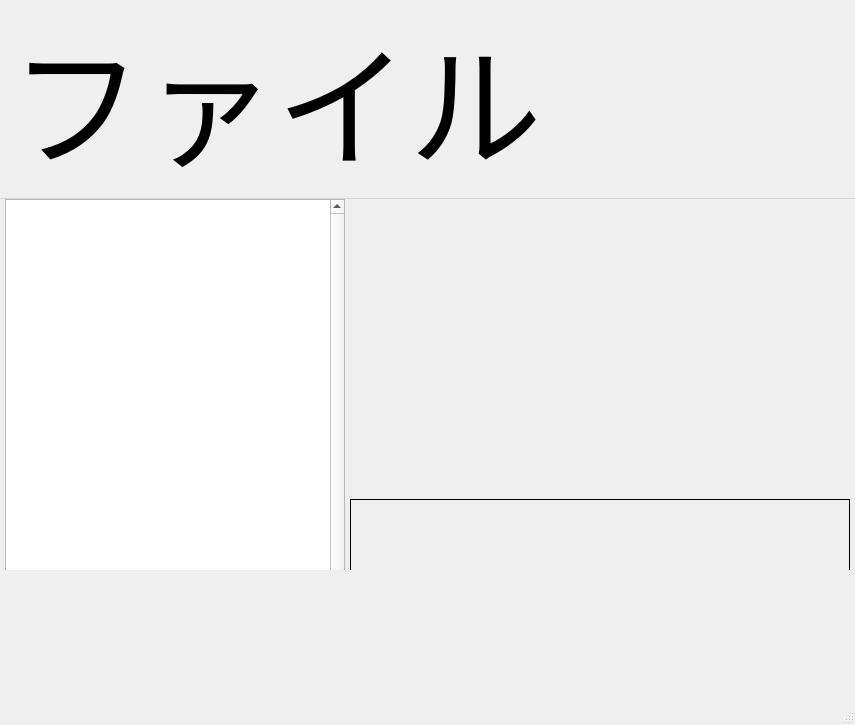
<?xml version="1.0" encoding="UTF-8"?>
<ui version="4.0">
 <class>MainWindow</class>
 <widget class="QMainWindow" name="MainWindow">
  <property name="geometry">
   <rect>
    <x>0</x>
    <y>0</y>
    <width>855</width>
    <height>725</height>
   </rect>
  </property>
  <property name="font">
   <font>
    <pointsize>100</pointsize>
   </font>
  </property>
  <property name="windowTitle">
   <string>MainWindow</string>
  </property>
  <widget class="QWidget" name="centralwidget">
   <widget class="QListWidget" name="listWidgetLog">
    <property name="geometry">
     <rect>
      <x>5</x>
      <y>0</y>
      <width>340</width>
      <height>500</height>
     </rect>
    </property>
    <property name="verticalScrollBarPolicy">
     <enum>Qt::ScrollBarAlwaysOn</enum>
    </property>
    <property name="horizontalScrollBarPolicy">
     <enum>Qt::ScrollBarAlwaysOn</enum>
    </property>
   </widget>
   <widget class="QRadioButton" name="radioButton_1">
    <property name="geometry">
     <rect>
      <x>30</x>
      <y>510</y>
      <width>130</width>
      <height>16</height>
     </rect>
    </property>
    <property name="font">
     <font>
      <pointsize>10</pointsize>
     </font>
    </property>
    <property name="text">
     <string>Responderを表示</string>
    </property>
    <property name="checked">
     <bool>true</bool>
    </property>
   </widget>
   <widget class="QRadioButton" name="radioButton_2">
    <property name="geometry">
     <rect>
      <x>200</x>
      <y>510</y>
      <width>130</width>
      <height>16</height>
     </rect>
    </property>
    <property name="font">
     <font>
      <pointsize>10</pointsize>
     </font>
    </property>
    <property name="text">
     <string>Responderを非表示</string>
    </property>
   </widget>
   <widget class="QLineEdit" name="lineEdit">
    <property name="geometry">
     <rect>
      <x>5</x>
      <y>540</y>
      <width>680</width>
      <height>40</height>
     </rect>
    </property>
    <property name="font">
     <font>
      <pointsize>14</pointsize>
     </font>
    </property>
   </widget>
   <widget class="QPushButton" name="buttonTalk">
    <property name="geometry">
     <rect>
      <x>690</x>
      <y>540</y>
      <width>160</width>
      <height>40</height>
     </rect>
    </property>
    <property name="font">
     <font>
      <pointsize>14</pointsize>
     </font>
    </property>
    <property name="text">
     <string>話す</string>
    </property>
   </widget>
   <widget class="QLabel" name="labelResponce">
    <property name="geometry">
     <rect>
      <x>350</x>
      <y>300</y>
      <width>500</width>
      <height>200</height>
     </rect>
    </property>
    <property name="font">
     <font>
      <pointsize>14</pointsize>
     </font>
    </property>
    <property name="frameShape">
     <enum>QFrame::Box</enum>
    </property>
    <property name="text">
     <string/>
    </property>
    <property name="alignment">
     <set>Qt::AlignCenter</set>
    </property>
   </widget>
   <widget class="QLabel" name="labelShowImg">
    <property name="geometry">
     <rect>
      <x>350</x>
      <y>10</y>
      <width>441</width>
      <height>251</height>
     </rect>
    </property>
    <property name="text">
     <string/>
    </property>
    <property name="pixmap">
     <pixmap resource="resource.qrc">:/re/talk.gif</pixmap>
    </property>
   </widget>
  </widget>
  <widget class="QMenuBar" name="menubar">
   <property name="geometry">
    <rect>
     <x>0</x>
     <y>0</y>
     <width>855</width>
     <height>22</height>
    </rect>
   </property>
   <widget class="QMenu" name="menu">
    <property name="title">
     <string>ファイル</string>
    </property>
    <addaction name="menuClose"/>
   </widget>
   <addaction name="menu"/>
  </widget>
  <widget class="QStatusBar" name="statusbar"/>
  <action name="menuClose">
   <property name="text">
    <string>閉じる</string>
   </property>
  </action>
 </widget>
 <resources>
  <include location="resource.qrc"/>
 </resources>
 <connections>
  <connection>
   <sender>buttonTalk</sender>
   <signal>clicked()</signal>
   <receiver>MainWindow</receiver>
   <slot>buttonTalkSlot()</slot>
   <hints>
    <hint type="sourcelabel">
     <x>787</x>
     <y>579</y>
    </hint>
    <hint type="destinationlabel">
     <x>710</x>
     <y>537</y>
    </hint>
   </hints>
  </connection>
  <connection>
   <sender>radioButton_1</sender>
   <signal>clicked()</signal>
   <receiver>MainWindow</receiver>
   <slot>showResponderName()</slot>
   <hints>
    <hint type="sourcelabel">
     <x>63</x>
     <y>544</y>
    </hint>
    <hint type="destinationlabel">
     <x>161</x>
     <y>544</y>
    </hint>
   </hints>
  </connection>
  <connection>
   <sender>radioButton_2</sender>
   <signal>clicked()</signal>
   <receiver>MainWindow</receiver>
   <slot>showResponderName()</slot>
   <hints>
    <hint type="sourcelabel">
     <x>320</x>
     <y>537</y>
    </hint>
    <hint type="destinationlabel">
     <x>369</x>
     <y>539</y>
    </hint>
   </hints>
  </connection>
  <connection>
   <sender>menuClose</sender>
   <signal>triggered()</signal>
   <receiver>MainWindow</receiver>
   <slot>close()</slot>
   <hints>
    <hint type="sourcelabel">
     <x>-1</x>
     <y>-1</y>
    </hint>
    <hint type="destinationlabel">
     <x>427</x>
     <y>362</y>
    </hint>
   </hints>
  </connection>
 </connections>
 <slots>
  <slot>buttonTalkSlot()</slot>
  <slot>showResponderName()</slot>
  <slot>hiddenResponderName()</slot>
 </slots>
</ui>
